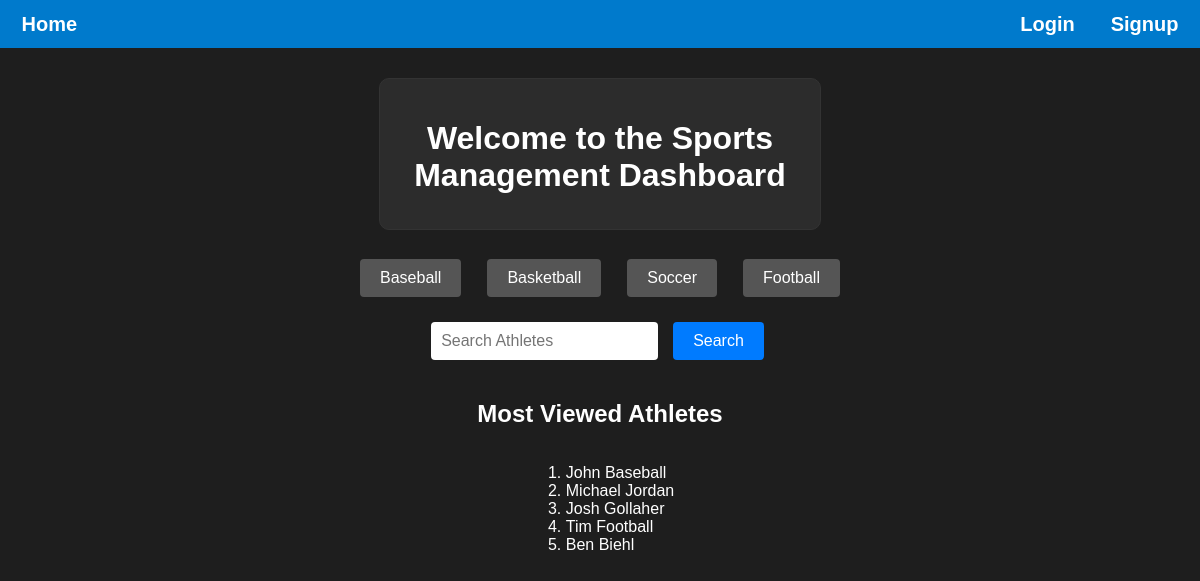
The app's page /, older data.
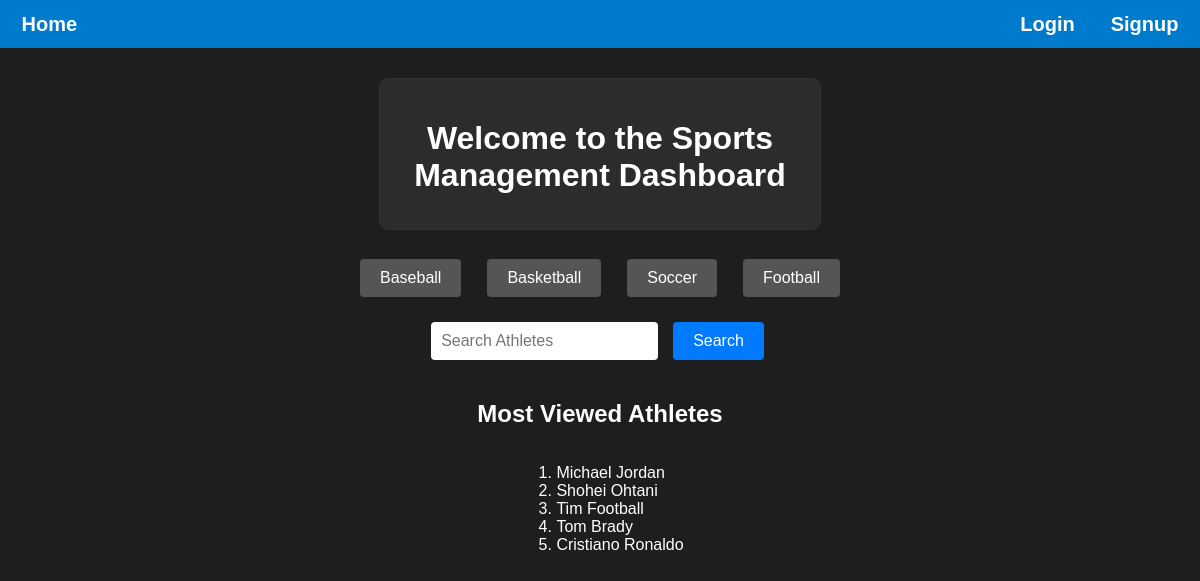
The same page, newer data.
### main/models.py (models this page shows, shortened)
class Athlete(models.Model):
    SPORT_CHOICES = [
        ('baseball', 'baseball'),
        ('basketball', 'basketball'),
        ('soccer', 'soccer'),
        ('football', 'football'),
    ]
    id = models.AutoField(primary_key=True)
    firstName = models.CharField(max_length=20, default='N/A')
    lastName = models.CharField(max_length=20, default='N/A')
    height = models.CharField(max_length=5, default='N/A',blank=True, null=True)
    weight = models.IntegerField(blank=True, null=True)
    birthDate = models.DateField(blank=True, null=True)
    age = models.IntegerField(blank=True, null=True)
    wins = models.IntegerField(blank=True, null=True)
    losses = models.IntegerField(blank=True, null=True)
    joinYear = models.IntegerField(blank=True, null=True)
    sport = models.CharField(max_length=20, choices=SPORT_CHOICES, default='Baseball')
    teamName = models.CharField(max_length=20, default='N/A')
    position = models.CharField(max_length=20, default='N/A', blank=True, null=True)
    gamesPlayed = models.IntegerField(default=0, blank=True, null=True)
    numViews = models.IntegerField(default=0, blank=True, null=True)

### main/views.py (the view, shortened to what this page needs)
# urls.py: path("", views.landing_page, name="landing_page"),
def landing_page(request):
    logged_in = request.session.get('logged_in', False)
    curr_user_name = request.session.get('curr_user_name', "")
    viewed_athletes = Athlete.objects.order_by("-numViews")[:5]
    search_form = AthleteSearchForm(request.GET or None)
    search_results = []
    context = {
        "logged_in": logged_in,
        "curr_user_name": curr_user_name,
        "viewed_athletes": viewed_athletes,
        "search_form": search_form,
        "search_results": search_results
    }
    return render(request, "main/landing_page.html", context)

### main/forms.py
class AthleteSearchForm(forms.Form):
    search_query = forms.CharField(
        label="Search Athletes",
        max_length=100,
        required=False,
        widget=forms.TextInput(attrs={'style': 'width: 200px;'})
    )

### main/templates/main/landing_page.html (shortened to what this page needs)
{% load static %}
<!DOCTYPE html>
<html lang="en">
<head>
    <link rel="stylesheet" href="{% static 'styles.css' %}" />
</head>
<body>
    <div class="header">
        <p><a href="{% url 'landing_page' %}">Home</a></p>
        <div class="header-container">
            {% if not logged_in %}
            <p><a href="{% url 'login_page' %}">Login</a></p>
            <p><a href="{% url 'signup_page' %}">Signup</a></p>
            {% else %}
            <p><a href="{% url 'logout' %}">Logout</a></p>
            <p><a href="{% url 'user_page' curr_user_name %}">Profile</a></p>
            {% endif %}
        </div>
    </div>
    <div class="container">
        <h1>Welcome to the Sports Management Dashboard</h1>
    </div>
    <div class="additional-buttons">
        <form action="{% url 'sports_page' sport='baseball' %}" method="get" style="display:inline;">
            <button type="submit" class="btn-secondary">Baseball</button>
        </form>
        <form action="{% url 'sports_page' sport='basketball' %}" method="get" style="display:inline;">
            <button type="submit" class="btn-secondary">Basketball</button>
        </form>
        <form action="{% url 'sports_page' sport='soccer' %}" method="get" style="display:inline;">
            <button type="submit" class="btn-secondary">Soccer</button>
        </form>
        <form action="{% url 'sports_page' sport='football' %}" method="get" style="display:inline;">
            <button type="submit" class="btn-secondary">Football</button>
        </form>
    </div>
    <div class="search-container">
        <form method="get" action="{% url 'landing_page' %}" class="search-form">
        <input type="text" name="search_query" placeholder="Search Athletes" value="{{ search_form.search_query.value|default:'' }}" />
        <button type="submit">Search</button>
        </form>
    </div>
    <h2>Most Viewed Athletes</h2>
    <ol>
        {% for athlete in viewed_athletes %}
            <li><a href="{% url 'athlete_page' sport=athlete.sport athlete_id=athlete.id%}">{{ athlete.firstName }} {{ athlete.lastName }}</li>
        {% endfor %}
    </ol>
</body>
</html>

Row changes from the older to the newer data that the page shows:
no longer on this page (row edited): Athlete: firstName "John", lastName "Baseball"
no longer on this page (row edited): Athlete: firstName "Josh", lastName "Gollaher"
no longer on this page (row edited): Athlete: firstName "Ben", lastName "Biehl"
now on this page (row edited): Athlete: firstName "Shohei", lastName "Ohtani"
added Athlete: firstName "Tom", lastName "Brady"
added Athlete: firstName "Cristiano", lastName "Ronaldo"
